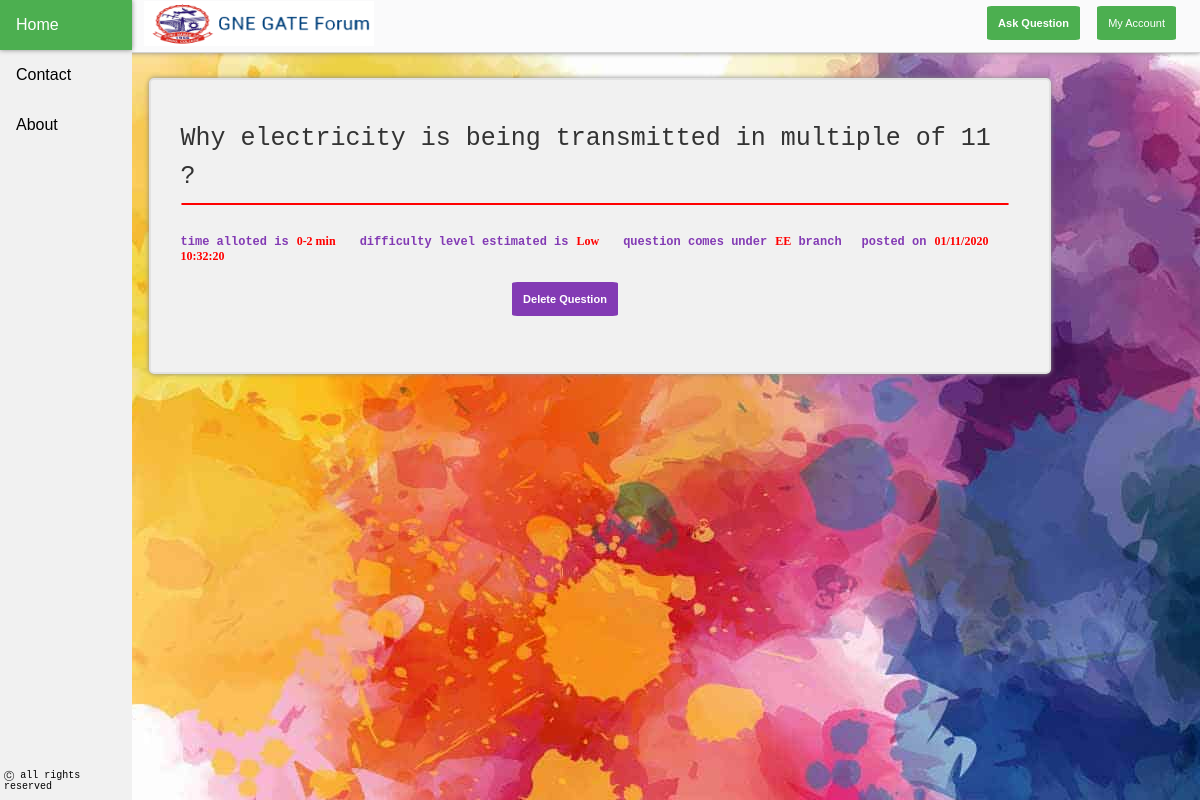
The page /viewque.php (signed in) on the database its author committed.
### tables this page shows
CREATE TABLE `questions` (
  `id` int(50) NOT NULL,
  `content` varchar(10000) NOT NULL,
  `level` varchar(50) NOT NULL,
  `tym` varchar(50) NOT NULL,
  `branch` varchar(50) NOT NULL,
  `username` varchar(50) NOT NULL,
  `datetym` varchar(50) NOT NULL
);

### viewque.php (the view, shortened to what this page needs)
<?php
include("header.php");
include("panel.php");
include("essentials/database.php");
?>
<!DOCTYPE html>
<html>
  <link href="forum.css" rel="stylesheet" type="text/css">
  <head>
  </head>
  <body background="img/back.jpg">
    <?php
    $USR = $_SESSION['loggedin'];
    $sql = "SELECT * FROM questions WHERE username = '$USR' ORDER BY datetym DESC ";
    $result = $con->query($sql);
    if ($result->num_rows > 0)
    while($row = $result->fetch_assoc()) :?>
    <div class="question_box" style="padding-left: 30px;">
      <span id="title"><?php echo $row["content"]; ?></span><br><hr id="line"><br>
      <span id="specs">time alloted is</span> &nbsp;<span id="details"><?php echo $row["tym"]; ?></span> &emsp;
      <span id="specs">difficulty level estimated is</span>&nbsp;&nbsp;<span id="details"><?php echo $row["level"]; ?></span> &emsp;
      <span id="specs">question comes under</span> &nbsp;<span id="details"><?php echo $row["branch"]; ?></span><span id="specs"> branch</span>&emsp;
      <span id="specs">posted on</span> &nbsp;<span id="details"><?php echo $row["datetym"]; ?></span><br>
      <form method="post" action="delquebyuser.php"><br>
        <input  type="submit"  id="answer_button" value="Delete Question"/>
      </form>
    </div><br><br>
    <?php
    endwhile;
    ?>
  </body>
</html>

### forum.css (style rules this page uses)
body { padding-top: 70px; }

### viewque.php (style rules this page uses)
.question_box { background: #f1f1f1; border: 2px solid #e2e2e2; box-shadow: 0 0 5px #888; border-radius: 5px; width: 70%; padding: 40px; position: relative; bottom: initial; margin: auto; overflow-y: hidden; }
#title { line-height: 1.5; color: #333; tab-size: 4; word-break: break-word; text-align: left; direction: ltr; user-select: text; font-size: 25px; font-family: Courier new ; }
#specs { font-size:12px; font-family: courier new ; font-weight: bold; color: #833AB4; }
#line { border: 1px solid red; border-radius: 2px; }
#details { font-weight: bold; color: red; font-size:12px; }
#answer_button { position:relative; left: 40%; background-color:#833AB4; color: white; padding-bottom: 3px; padding: 11px; font-size: 11px; border: none; font-weight: bold; cursor: pointer; font-weight: bold; font-family:'Trebuchet MS', sans-serif; border-radius: 5%; }

### rows shown on the page
questions: content "Why electricity is being transmitted in multiple of 11 ?", tym "0-2 min", level "Low", branch "EE", datetym "01/11/2020 10:32:20"
